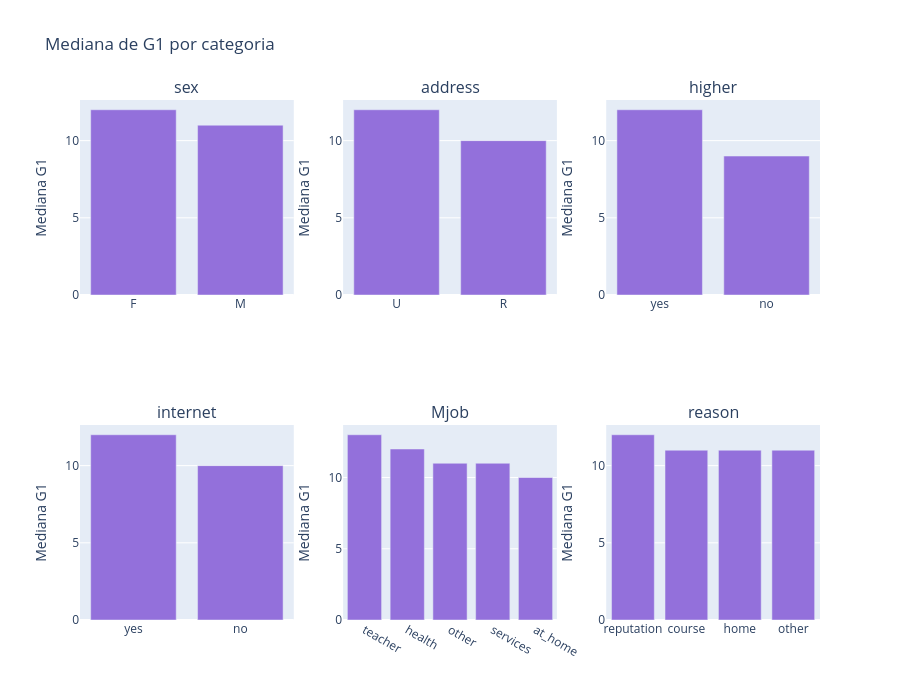

Notebook code for this chart:
### Markdown cell above
### 7.2 Variáveis categóricas vs G1

### Code cell
key_cats = ["sex", "address", "higher", "internet", "Mjob", "reason"]
n = len(key_cats)
cols_per_row = 3
n_rows = int(np.ceil(n / cols_per_row))
fig = make_subplots(rows=n_rows, cols=cols_per_row,
                    subplot_titles=key_cats)

for i, col in enumerate(key_cats):
    r = i // cols_per_row + 1
    c = i % cols_per_row + 1
    groups = df.groupby(col)["G1"].median().sort_values(ascending=False)
    fig.add_trace(go.Bar(
        x=groups.index.astype(str), y=groups.values,
        marker_color="mediumpurple", showlegend=False
    ), row=r, col=c)
    fig.update_yaxes(title_text="Mediana G1", row=r, col=c)

fig.update_layout(title_text="Mediana de G1 por categoria",
                  height=350 * n_rows)
fig.show()

### Figure 1 — Plotly figure (JSON) as saved in the notebook; plotly's stock layout.template omitted (floating-point values rounded to 4 significant figures)
{"data": [{"marker": {"color": "mediumpurple"}, "showlegend": false, "type": "bar", "x": ["F", "M"], "xaxis": "x", "y": [12.0, 11.0], "yaxis": "y"}, {"marker": {"color": "mediumpurple"}, "showlegend": false, "type": "bar", "x": ["U", "R"], "xaxis": "x2", "y": [12.0, 10.0], "yaxis": "y2"}, {"marker": {"color": "mediumpurple"}, "showlegend": false, "type": "bar", "x": ["yes", "no"], "xaxis": "x3", "y": [12.0, 9.0], "yaxis": "y3"}, {"marker": {"color": "mediumpurple"}, "showlegend": false, "type": "bar", "x": ["yes", "no"], "xaxis": "x4", "y": [12.0, 10.0], "yaxis": "y4"}, {"marker": {"color": "mediumpurple"}, "showlegend": false, "type": "bar", "x": ["teacher", "health", "other", "services", "at_home"], "xaxis": "x5", "y": [13.0, 12.0, 11.0, 11.0, 10.0], "yaxis": "y5"}, {"marker": {"color": "mediumpurple"}, "showlegend": false, "type": "bar", "x": ["reputation", "course", "home", "other"], "xaxis": "x6", "y": [12.0, 11.0, 11.0, 11.0], "yaxis": "y6"}], "layout": {"annotations": [{"font": {"size": 16}, "showarrow": false, "text": "sex", "x": 0.1444, "xanchor": "center", "xref": "paper", "y": 1, "yanchor": "bottom", "yref": "paper"}, {"font": {"size": 16}, "showarrow": false, "text": "address", "x": 0.5, "xanchor": "center", "xref": "paper", "y": 1, "yanchor": "bottom", "yref": "paper"}, {"font": {"size": 16}, "showarrow": false, "text": "higher", "x": 0.8556, "xanchor": "center", "xref": "paper", "y": 1, "yanchor": "bottom", "yref": "paper"}, {"font": {"size": 16}, "showarrow": false, "text": "internet", "x": 0.1444, "xanchor": "center", "xref": "paper", "y": 0.375, "yanchor": "bottom", "yref": "paper"}, {"font": {"size": 16}, "showarrow": false, "text": "Mjob", "x": 0.5, "xanchor": "center", "xref": "paper", "y": 0.375, "yanchor": "bottom", "yref": "paper"}, {"font": {"size": 16}, "showarrow": false, "text": "reason", "x": 0.8556, "xanchor": "center", "xref": "paper", "y": 0.375, "yanchor": "bottom", "yref": "paper"}], "height": 700, "title": {"text": "Mediana de G1 por categoria"}, "xaxis": {"anchor": "y", "domain": [0, 0.2889]}, "xaxis2": {"anchor": "y2", "domain": [0.3556, 0.6444]}, "xaxis3": {"anchor": "y3", "domain": [0.7111, 1]}, "xaxis4": {"anchor": "y4", "domain": [0, 0.2889]}, "xaxis5": {"anchor": "y5", "domain": [0.3556, 0.6444]}, "xaxis6": {"anchor": "y6", "domain": [0.7111, 1]}, "yaxis": {"anchor": "x", "domain": [0.625, 1], "title": {"text": "Mediana G1"}}, "yaxis2": {"anchor": "x2", "domain": [0.625, 1], "title": {"text": "Mediana G1"}}, "yaxis3": {"anchor": "x3", "domain": [0.625, 1], "title": {"text": "Mediana G1"}}, "yaxis4": {"anchor": "x4", "domain": [0, 0.375], "title": {"text": "Mediana G1"}}, "yaxis5": {"anchor": "x5", "domain": [0, 0.375], "title": {"text": "Mediana G1"}}, "yaxis6": {"anchor": "x6", "domain": [0, 0.375], "title": {"text": "Mediana G1"}}}}
